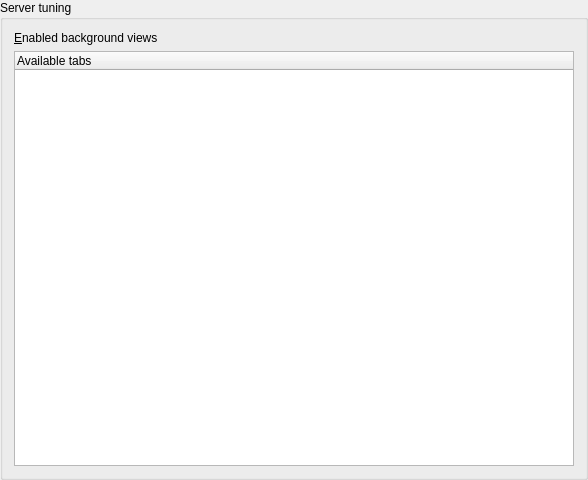
<ui version="4.0" >
 <class>toTuningSettingUI</class>
 <widget class="QWidget" name="toTuningSettingUI" >
  <property name="geometry" >
   <rect>
    <x>0</x>
    <y>0</y>
    <width>588</width>
    <height>480</height>
   </rect>
  </property>
  <property name="windowTitle" >
   <string>Form1</string>
  </property>
  <layout class="QGridLayout" >
   <property name="leftMargin" >
    <number>0</number>
   </property>
   <property name="topMargin" >
    <number>0</number>
   </property>
   <property name="rightMargin" >
    <number>0</number>
   </property>
   <property name="bottomMargin" >
    <number>0</number>
   </property>
   <property name="horizontalSpacing" >
    <number>6</number>
   </property>
   <property name="verticalSpacing" >
    <number>6</number>
   </property>
   <item row="0" column="0" >
    <widget class="QGroupBox" name="ServerTuning" >
     <property name="title" >
      <string>Server tuning</string>
     </property>
     <layout class="QGridLayout" >
      <property name="leftMargin" >
       <number>11</number>
      </property>
      <property name="topMargin" >
       <number>11</number>
      </property>
      <property name="rightMargin" >
       <number>11</number>
      </property>
      <property name="bottomMargin" >
       <number>11</number>
      </property>
      <property name="horizontalSpacing" >
       <number>6</number>
      </property>
      <property name="verticalSpacing" >
       <number>6</number>
      </property>
      <item row="1" column="0" >
       <widget class="toTreeWidget" name="EnabledTabs" >
        <property name="selectionMode" >
         <enum>QAbstractItemView::MultiSelection</enum>
        </property>
        <property name="allColumnsShowFocus" >
         <bool>true</bool>
        </property>
        <column>
         <property name="text" >
          <string>Available tabs</string>
         </property>
        </column>
       </widget>
      </item>
      <item row="0" column="0" >
       <widget class="QLabel" name="TextLabel1" >
        <property name="toolTip" >
         <string>Select which views collect data in the background that should be run.</string>
        </property>
        <property name="text" >
         <string>&amp;Enabled background views</string>
        </property>
        <property name="wordWrap" >
         <bool>false</bool>
        </property>
        <property name="buddy" >
         <cstring>EnabledTabs</cstring>
        </property>
       </widget>
      </item>
     </layout>
    </widget>
   </item>
  </layout>
 </widget>
 <customwidgets>
  <customwidget>
   <class>toTreeWidget</class>
   <extends>QTreeWidget</extends>
   <header>core/totreewidget.h</header>
  </customwidget>
 </customwidgets>
 <resources/>
 <connections/>
</ui>
